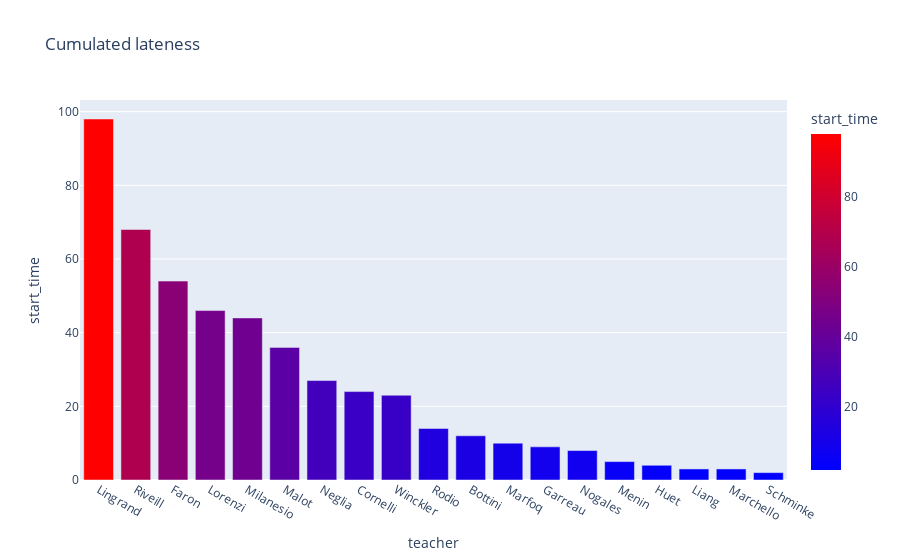

The code cell stored with this chart in its notebook:
### Code cell
sum_late = data.groupby("teacher").sum().sort_values("start_time", ascending=False)
px.bar(
    sum_late,
    y="start_time",
    color="start_time",
    color_continuous_scale="Bluered",
    barmode="group",
    title="Cumulated lateness",
)

### Figure 1 — Plotly figure (JSON) as saved in the notebook; plotly's stock layout.template omitted (floating-point values rounded to 4 significant figures)
{"data": [{"alignmentgroup": "True", "hovertemplate": "teacher=%{x}<br>start_time=%{marker.color}<extra></extra>", "legendgroup": "", "marker": {"color": [98, 68, 54, 46, 44, 36, 27, 24, 23, 14, 12, 10, 9, 8, 5, 4, 3, 3, 2], "coloraxis": "coloraxis", "pattern": {"shape": ""}}, "name": "", "offsetgroup": "", "orientation": "v", "showlegend": false, "textposition": "auto", "type": "bar", "x": ["Lingrand", "Riveill", "Faron", "Lorenzi", "Milanesio", "Malot", "Neglia", "Cornelli", "Winckler", "Rodio", "Bottini", "Marfoq", "Garreau", "Nogales", "Menin", "Huet", "Liang", "Marchello", "Schminke"], "xaxis": "x", "y": [98, 68, 54, 46, 44, 36, 27, 24, 23, 14, 12, 10, 9, 8, 5, 4, 3, 3, 2], "yaxis": "y"}], "layout": {"barmode": "group", "coloraxis": {"colorbar": {"title": {"text": "start_time"}}, "colorscale": [[0, "rgb(0,0,255)"], [1, "rgb(255,0,0)"]]}, "legend": {"tracegroupgap": 0}, "title": {"text": "Cumulated lateness"}, "xaxis": {"anchor": "y", "domain": [0, 1], "title": {"text": "teacher"}}, "yaxis": {"anchor": "x", "domain": [0, 1], "title": {"text": "start_time"}}}}
